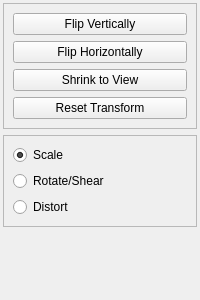
<?xml version="1.0" encoding="UTF-8"?>
<ui version="4.0">
 <class>SelectionSettings</class>
 <widget class="QWidget" name="SelectionSettings">
  <property name="geometry">
   <rect>
    <x>0</x>
    <y>0</y>
    <width>200</width>
    <height>300</height>
   </rect>
  </property>
  <layout class="QVBoxLayout" name="verticalLayout_2">
   <property name="leftMargin">
    <number>3</number>
   </property>
   <property name="topMargin">
    <number>3</number>
   </property>
   <property name="rightMargin">
    <number>3</number>
   </property>
   <property name="bottomMargin">
    <number>3</number>
   </property>
   <item>
    <widget class="QFrame" name="frame">
     <property name="frameShape">
      <enum>QFrame::StyledPanel</enum>
     </property>
     <property name="frameShadow">
      <enum>QFrame::Sunken</enum>
     </property>
     <layout class="QVBoxLayout" name="verticalLayout">
      <item>
       <widget class="QPushButton" name="flip">
        <property name="text">
         <string>Flip Vertically</string>
        </property>
        <property name="icon">
         <iconset theme="object-flip-vertical">
          <normaloff>theme:object-flip-vertical.svg</normaloff>theme:object-flip-vertical.svg</iconset>
        </property>
       </widget>
      </item>
      <item>
       <widget class="QPushButton" name="mirror">
        <property name="text">
         <string>Flip Horizontally</string>
        </property>
        <property name="icon">
         <iconset theme="object-flip-horizontal">
          <normaloff>theme:object-flip-horizontal.svg</normaloff>theme:object-flip-horizontal.svg</iconset>
        </property>
       </widget>
      </item>
      <item>
       <widget class="QPushButton" name="fittoscreen">
        <property name="text">
         <string>Shrink to View</string>
        </property>
        <property name="icon">
         <iconset theme="zoom-in">
          <normaloff>theme:zoom-in.svg</normaloff>theme:zoom-in.svg</iconset>
        </property>
       </widget>
      </item>
      <item>
       <widget class="QPushButton" name="resetsize">
        <property name="text">
         <string>Reset Transform</string>
        </property>
        <property name="icon">
         <iconset theme="zoom-original">
          <normaloff>theme:zoom-original.svg</normaloff>theme:zoom-original.svg</iconset>
        </property>
       </widget>
      </item>
     </layout>
    </widget>
   </item>
   <item>
    <widget class="QFrame" name="transforms">
     <property name="frameShape">
      <enum>QFrame::StyledPanel</enum>
     </property>
     <property name="frameShadow">
      <enum>QFrame::Sunken</enum>
     </property>
     <layout class="QVBoxLayout" name="verticalLayout_3">
      <item>
       <widget class="QRadioButton" name="scale">
        <property name="text">
         <string>Scale</string>
        </property>
        <property name="checked">
         <bool>true</bool>
        </property>
       </widget>
      </item>
      <item>
       <widget class="QRadioButton" name="rotateShear">
        <property name="text">
         <string>Rotate/Shear</string>
        </property>
       </widget>
      </item>
      <item>
       <widget class="QRadioButton" name="distort">
        <property name="text">
         <string>Distort</string>
        </property>
       </widget>
      </item>
     </layout>
    </widget>
   </item>
   <item>
    <spacer name="verticalSpacer">
     <property name="orientation">
      <enum>Qt::Vertical</enum>
     </property>
     <property name="sizeHint" stdset="0">
      <size>
       <width>20</width>
       <height>204</height>
      </size>
     </property>
    </spacer>
   </item>
  </layout>
 </widget>
 <tabstops>
  <tabstop>flip</tabstop>
  <tabstop>mirror</tabstop>
  <tabstop>fittoscreen</tabstop>
  <tabstop>resetsize</tabstop>
  <tabstop>scale</tabstop>
  <tabstop>rotateShear</tabstop>
  <tabstop>distort</tabstop>
 </tabstops>
 <resources/>
 <connections/>
</ui>
